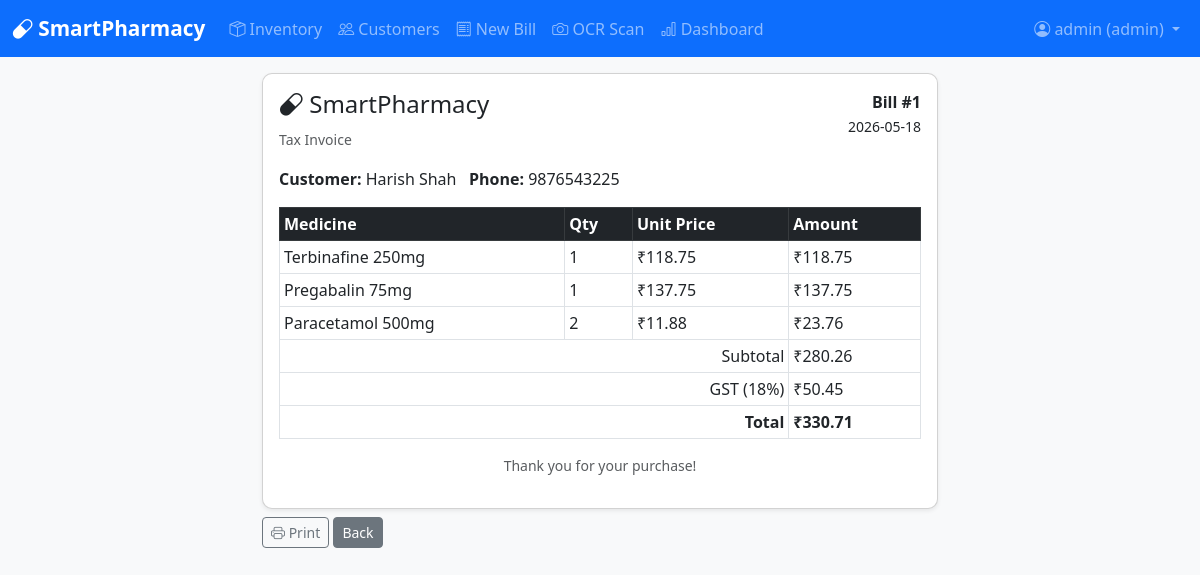
/billing/view/1 (signed in), run on the app's committed database.
### tables this page shows
CREATE TABLE bills (
    bill_id INTEGER PRIMARY KEY AUTOINCREMENT,
    customer_id INTEGER NOT NULL,
    date TEXT NOT NULL,
    subtotal REAL NOT NULL,
    gst REAL NOT NULL,
    final_amount REAL NOT NULL,
    FOREIGN KEY (customer_id) REFERENCES customers(customer_id)
);

CREATE TABLE customers (
    customer_id INTEGER PRIMARY KEY AUTOINCREMENT,
    name TEXT NOT NULL,
    phone TEXT UNIQUE NOT NULL,
    email TEXT
);

CREATE TABLE bill_items (
    item_id INTEGER PRIMARY KEY AUTOINCREMENT,
    bill_id INTEGER NOT NULL,
    medicine_id INTEGER NOT NULL,
    quantity INTEGER NOT NULL,
    unit_price REAL NOT NULL,
    FOREIGN KEY (bill_id) REFERENCES bills(bill_id) ON DELETE CASCADE,
    FOREIGN KEY (medicine_id) REFERENCES medicines(medicine_id)
);

CREATE TABLE medicines (
    medicine_id INTEGER PRIMARY KEY AUTOINCREMENT,
    medicine_name TEXT NOT NULL,
    manufacturer TEXT,
    category TEXT,
    mrp REAL NOT NULL,
    discount_percentage REAL DEFAULT 0,
    low_stock_threshold INTEGER DEFAULT 10
);

### app/routes/billing.py (the view)
@billing_bp.route('/view/<int:bill_id>')
@login_required
def view_bill(bill_id):
    db = get_db()
    bill = db.execute(
        'SELECT b.*, c.name as customer_name, c.phone FROM bills b JOIN customers c ON b.customer_id=c.customer_id WHERE b.bill_id=?',
        (bill_id,)
    ).fetchone()
    items = db.execute(
        'SELECT bi.*, m.medicine_name FROM bill_items bi JOIN medicines m ON bi.medicine_id=m.medicine_id WHERE bi.bill_id=?',
        (bill_id,)
    ).fetchall()
    db.close()
    return render_template('billing/view_bill.html', bill=bill, items=items)

### app/database.py (called while the page is built)
def get_db():
    conn = sqlite3.connect(DB_PATH)
    conn.row_factory = sqlite3.Row
    conn.execute("PRAGMA foreign_keys = ON")
    return conn

### app/utils/auth.py (called while the page is built)
def login_required(f):
    @wraps(f)
    def decorated(*args, **kwargs):
        if 'user_id' not in session:
            flash('Please log in to continue.', 'warning')
            return redirect(url_for('auth.login'))
        return f(*args, **kwargs)
    return decorated

### templates/billing/view_bill.html (shortened to what this page needs)
{% extends 'base.html' %}
{% block content %}
<div class="row justify-content-center">
<div class="col-md-7">
<div class="card shadow-sm" id="printable">
    <div class="card-body">
        <div class="d-flex justify-content-between mb-3">
            <div>
                <h4><i class="bi bi-capsule"></i> SmartPharmacy</h4>
                <small class="text-muted">Tax Invoice</small>
            </div>
            <div class="text-end">
                <strong>Bill #{{ bill.bill_id }}</strong><br>
                <small>{{ bill.date }}</small>
            </div>
        </div>
        <p><strong>Customer:</strong> {{ bill.customer_name }} &nbsp; <strong>Phone:</strong> {{ bill.phone }}</p>
        <table class="table table-sm table-bordered">
            <thead class="table-dark"><tr><th>Medicine</th><th>Qty</th><th>Unit Price</th><th>Amount</th></tr></thead>
            <tbody>
            {% for item in items %}
            <tr>
                <td>{{ item.medicine_name }}</td>
                <td>{{ item.quantity }}</td>
                <td>₹{{ "%.2f"|format(item.unit_price) }}</td>
                <td>₹{{ "%.2f"|format(item.unit_price * item.quantity) }}</td>
            </tr>
            {% endfor %}
            </tbody>
            <tfoot>
                <tr><td colspan="3" class="text-end">Subtotal</td><td>₹{{ "%.2f"|format(bill.subtotal) }}</td></tr>
                <tr><td colspan="3" class="text-end">GST (18%)</td><td>₹{{ "%.2f"|format(bill.gst) }}</td></tr>
                <tr class="fw-bold"><td colspan="3" class="text-end">Total</td><td>₹{{ "%.2f"|format(bill.final_amount) }}</td></tr>
            </tfoot>
        </table>
        <p class="text-muted text-center small mt-2">Thank you for your purchase!</p>
    </div>
</div>
<div class="mt-2">
    <button onclick="window.print()" class="btn btn-outline-secondary btn-sm"><i class="bi bi-printer"></i> Print</button>
    <a href="{{ url_for('customers.index') }}" class="btn btn-secondary btn-sm">Back</a>
</div>
</div>
</div>
{% endblock %}

### static/css/style.css (style rules this page uses)
body { background-color: #f8f9fa; }
.card { border-radius: 10px; }

### data on the page
bills: bill_id "1", date "2026-05-18", subtotal "280.26", gst "50.45", final_amount "330.71"
customers: customer_name "Harish Shah", phone "9876543225"
bill_items: medicine_name "Terbinafine 250mg", quantity "1", unit_price "118.75", item.unit_price*item.quantity "118.75"
bill_items: medicine_name "Pregabalin 75mg", quantity "1", unit_price "137.75", item.unit_price*item.quantity "137.75"
bill_items: medicine_name "Paracetamol 500mg", quantity "2", unit_price "11.88", item.unit_price*item.quantity "23.76"

### other printed values
{{ session.username }} "admin"
{{ session.role }} "admin"
